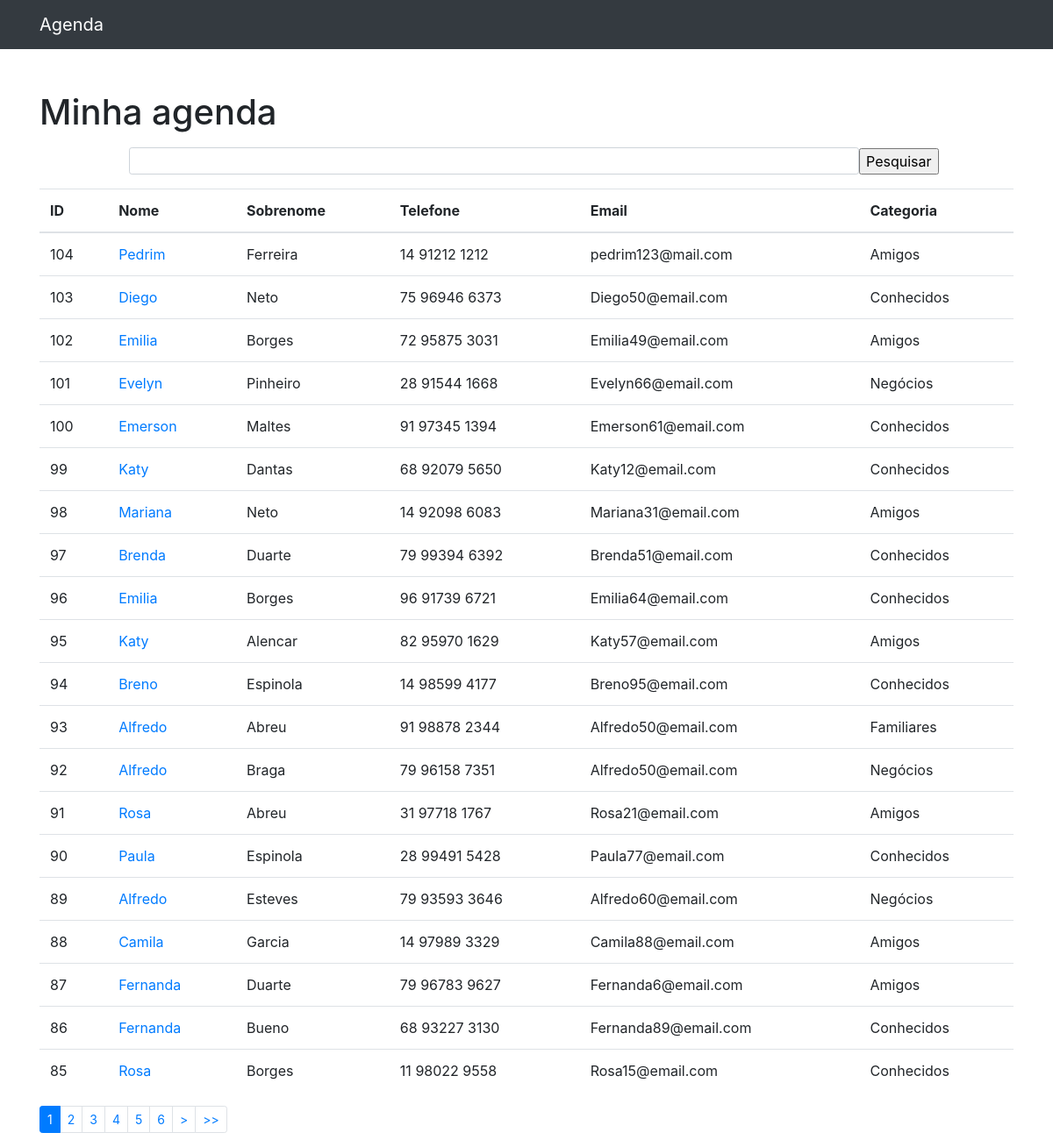
The page / on the database its author committed.
### contatos/models.py (models this page shows, shortened)
class Contato(Model):
    nome = CharField(max_length=255)
    sobrenome = CharField(max_length=255, blank=True)
    telefone = CharField(max_length=40)
    email = CharField(max_length=255, blank=True)
    data_criacao = DateTimeField(null=True, default=now)
    descricao = CharField(max_length=500, blank=True, null=True)
    mostrar = BooleanField(default=True)
    categoria = ForeignKey(Categoria, on_delete=DO_NOTHING)
    foto = ImageField(blank=True, upload_to='fotos/%Y/%m')

class Categoria(Model):
    nome = CharField(max_length=255)
    def __str__(self) -> str:
        return self.nome

### contatos/views.py (the view)
# urls.py: path('', views.index, name='index'),
def index(request):
    lista = Contato.objects.order_by('-id').exclude(mostrar=False)
    paginator = Paginator(lista, 20)
    numero_pag = request.GET.get('page')
    obj_pag = paginator.get_page(numero_pag)
    return render(
        request, 'contatos/index.html',
        {'contatos':obj_pag}
    )

### contatos/templates/contatos/index.html (shortened to what this page needs)
{% extends 'base.html' %}
{% block conteudo %}
    <h1 class="mt-5">Minha agenda</h1>
    <form class="mt-3 mb-3 form-inline d-flex justify-content-center md-form form-sm active-cyan active-cyan-2 mt-2" action="{% url 'busca' %}" method="get">
        <input class="form-control form-control-sm ml-3 w-75" type="text" value="{{request.GET.termo}}" aria-label="Buscar" name="termo">
        <input type="submit" value="Pesquisar">
    </form>
    <table class="table">
        <thead>
            <tr>
                <th>ID</th>
                <th>Nome</th>
                <th>Sobrenome</th>
                <th>Telefone</th>
                <th>Email</th>
                <th>Categoria</th>
            </tr>
        </thead>
        <tbody>
            {% for contato in contatos%}
                <tr>
                    <td>{{contato.id}}</td>
                    <td>
                        <a href="{% url 'ver_contato' id=contato.id %}">{{contato.nome}}</a>
                    </td>
                    <td>{{contato.sobrenome}}</td>
                    <td>{{contato.telefone}}</td>
                    <td>{{contato.email}}</td>
                    <td>{{contato.categoria}}</td>
                </tr>
            {% empty %}
                <tr>
                    <td>Nenhum contato encontrado.</td>
                </tr>
            {% endfor %}
        </tbody>
    </table>
    <nav aria-label="Page navigation">
        <ul class="pagination pagination-sm">
            {% for num_pagina in contatos.paginator.page_range %}
                {% if num_pagina == contatos.number %}
                    <li class="page-item active">
                        <a class="page-link" tabindex="-1">{{ num_pagina }} <span class="sr-only">(current)</span></a>
                    </li>
                {% else %}
                    <li class="page-item">
                        <a class="page-link" href="?page={{ num_pagina }}&termo={{request.GET.termo}}">{{ num_pagina }}</a>
                    </li>
                {% endif %}
            {% endfor %}
            {% if contatos.has_next %}
                <li class="page-item"><a class="page-link" href="?page={{ contatos.next_page_number }}&termo={{request.GET.termo}}">&gt;</a></li>
                <li class="page-item"><a class="page-link" href="?page={{ contatos.paginator.num_pages }}&termo={{request.GET.termo}}">&gt;&gt;</a></li>
            {% endif %}
        </ul>
      </nav>
{% endblock %}

### templates/base.html (shortened to what this page needs)
{% load static %}
<!DOCTYPE html>
<html lang="pt">
    <head>
        {% include 'parciais/_head.html' %}
    </head>
    <body>
        {% include 'parciais/_nav.html' %}
        <div class="container">
            <div class="row">
                <div class="col-lg-12">
                    {% block conteudo %} {% endblock %}
                </div>
            </div>
        </div>
    </body>
</html>

### templates/parciais/_head.html (shortened to what this page needs)
{% load static %}
<link href="{% static 'vendor/bootstrap/css/bootstrap.min.css'%}" rel="stylesheet">

### templates/parciais/_nav.html (shortened to what this page needs)
<nav class="navbar navbar-expand-lg navbar-dark bg-dark static-top">
    <div class="container">
        <a class="navbar-brand" href="{% url 'index' %}">Agenda</a>
    </div>
</nav>

### rows shown on the page
Contato: id "104", nome "Pedrim", sobrenome "Ferreira", telefone "14 91212 1212", email "pedrim123@mail.com", categoria "Amigos"
Contato: id "103", nome "Diego", sobrenome "Neto", telefone "75 96946 6373", email "Diego50@email.com", categoria "Conhecidos"
Contato: id "102", nome "Emilia", sobrenome "Borges", telefone "72 95875 3031", email "Emilia49@email.com", categoria "Amigos"
Contato: id "101", nome "Evelyn", sobrenome "Pinheiro", telefone "28 91544 1668", email "Evelyn66@email.com", categoria "Negócios"
Contato: id "100", nome "Emerson", sobrenome "Maltes", telefone "91 97345 1394", email "Emerson61@email.com", categoria "Conhecidos"
Contato: id "99", nome "Katy", sobrenome "Dantas", telefone "68 92079 5650", email "Katy12@email.com", categoria "Conhecidos"
Contato: id "98", nome "Mariana", sobrenome "Neto", telefone "14 92098 6083", email "Mariana31@email.com", categoria "Amigos"
Contato: id "97", nome "Brenda", sobrenome "Duarte", telefone "79 99394 6392", email "Brenda51@email.com", categoria "Conhecidos"
Contato: id "96", nome "Emilia", sobrenome "Borges", telefone "96 91739 6721", email "Emilia64@email.com", categoria "Conhecidos"
Contato: id "95", nome "Katy", sobrenome "Alencar", telefone "82 95970 1629", email "Katy57@email.com", categoria "Amigos"
Contato: id "94", nome "Breno", sobrenome "Espinola", telefone "14 98599 4177", email "Breno95@email.com", categoria "Conhecidos"
Contato: id "93", nome "Alfredo", sobrenome "Abreu", telefone "91 98878 2344", email "Alfredo50@email.com", categoria "Familiares"
Contato: id "92", nome "Alfredo", sobrenome "Braga", telefone "79 96158 7351", email "Alfredo50@email.com", categoria "Negócios"
Contato: id "91", nome "Rosa", sobrenome "Abreu", telefone "31 97718 1767", email "Rosa21@email.com", categoria "Amigos"
Contato: id "90", nome "Paula", sobrenome "Espinola", telefone "28 99491 5428", email "Paula77@email.com", categoria "Conhecidos"
Contato: id "89", nome "Alfredo", sobrenome "Esteves", telefone "79 93593 3646", email "Alfredo60@email.com", categoria "Negócios"
Contato: id "88", nome "Camila", sobrenome "Garcia", telefone "14 97989 3329", email "Camila88@email.com", categoria "Amigos"
Contato: id "87", nome "Fernanda", sobrenome "Duarte", telefone "79 96783 9627", email "Fernanda6@email.com", categoria "Amigos"
Contato: id "86", nome "Fernanda", sobrenome "Bueno", telefone "68 93227 3130", email "Fernanda89@email.com", categoria "Conhecidos"
Contato: id "85", nome "Rosa", sobrenome "Borges", telefone "11 98022 9558", email "Rosa15@email.com", categoria "Conhecidos"

### other values the page prints
{{ num_pagina }} "1"
{{ num_pagina }} "2" "3" "4" "5" "6"
